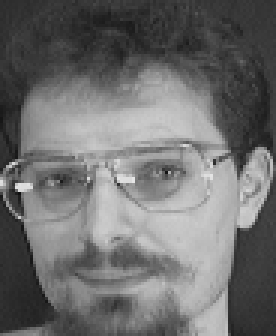
%> input picture att_faces/s17/6.pgm, 92 x 112 px (shown 3 times larger)
$ octave part_2.m   (GNU Octave 9; MATLAB toolbox functions it lacks are replaced by stand-ins)
%> lines starting %> are read from the running program, lines starting %| are printed output that depends on the picture; in (x1, y1, x2, y2) boxes, pixels count from 0 and x2, y2 are one past the last pixel; in counts of white or black regions, pixels touching at a corner belong together; the program's own positions count from 1
### findfeatures.m
function [result] = findfeatures(filename,dctlength)
%> called with filename = 'att_faces/s17/6.pgm', dctlength = 9
%--------------------------------------------------------------------
%
% function [result] = findfeatures(filename,dctlength)
% filename: example 's1.pgm'
% dctlength: length of desired dct
% example: [result]=findfeatures('s1.pgm',35);
%
%--------------------------------------------------------------------
% Read image
[ingresso]=imread(filename);
%> ingresso is the input picture: size 112x92 uint8; min 16, max 230, mean 110.3
Lout = dctlength;

% Do zig-zag scanning
[dimx,dimy] = size(ingresso);
%> dimx = 112; dimy = 92
dimprod     = dimx*dimy;
%> dimprod = 10304
zigzag = zeros(dimx,dimy);
ii = 1;
jj = 1;
zigzag(ii,jj) = 1;
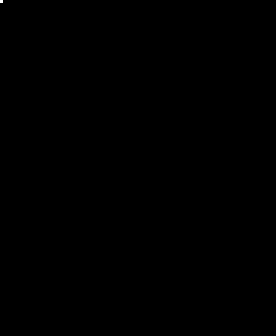
%> zigzag: size 112x92 double (shown 3 times larger); values 0 (black) and 1 (white), 0.01% white in thin lines or dots, all inside (x1, y1, x2, y2) = (0, 0, 1, 1)
slittox = 0;
slittoy = 1;
last    = 0;
cont    = 2;

while cont<dimprod
    if slittox == 1 && (ii+1)<=dimx
        ii = ii+1;
        jj = jj;
        zigzag(ii,jj)=cont;
        cont = cont+1;
        slittox = 0;
        last    = 1;
        continue;
    end
    if slittox == 1 && (ii+1)>dimx && (jj+1<=dimy)
        ii = ii;
        jj = jj+1;
        zigzag(ii,jj)=cont;
        cont = cont+1;
        slittox = 0;
        last    = 1;
        continue;
    end

    if slittoy == 1 && (jj+1)<=dimy
        ii = ii;
        jj = jj+1;
        zigzag(ii,jj)=cont;
        cont = cont+1;
        slittoy = 0;
        last    = 0;
        continue;
    end
    if slittoy == 1 && (jj+1)>dimy && (ii+1<=dimx)
        ii = ii+1;
        jj = jj;
        zigzag(ii,jj)=cont;
        cont = cont+1;
        slittoy = 0;
        last    = 0;
        continue;
    end

    if (slittox == 0 && slittoy == 0) && last == 1
        if ii-1>=1 && jj+1<=dimy
            ii=ii-1;
            jj=jj+1;
            zigzag(ii,jj)=cont;
            cont = cont+1;
            continue;
        else
            slittox = 0;
            slittoy = 1;
            continue;
        end
    end

    if (slittox == 0 && slittoy == 0) && last == 0
        if ii+1<=dimx && jj-1>=1
            ii=ii+1;
            jj=jj-1;
            zigzag(ii,jj)=cont;
            cont = cont+1;
            continue;
        else
            slittox = 1;
            slittoy = 0;
            continue;
        end
    end
end
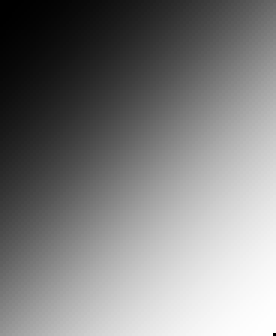
%> zigzag: size 112x92 double (shown 3 times larger); min 0, max 10303, mean 5151.5; drawn with min black and max white
%> after the loop, cont = 10304; ii = 112; jj = 91
zigzag(dimx,dimy)=dimprod;
%> zigzag: size 112x92 double; 0.01% of pixels changed, all inside (x1, y1, x2, y2) = (91, 111, 92, 112)
%--------------------------------------------------------------------------
%--------------------------------------------------------------------------
t                = dct2(ingresso);
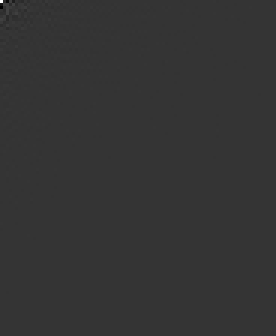
%> t: size 112x92 double (shown 3 times larger); min -2900.5, max 11198, mean 0.5; drawn with min black and max white
vettore_t        = t(:);
vettore_t_zigzag = zeros(size(vettore_t));
vettore_zigzag   = zigzag(:);
for ii=1:length(vettore_t)
    vettore_t_zigzag(vettore_zigzag(ii)) = vettore_t(ii);
end
result = vettore_t_zigzag(2:Lout+1);
%> result = [-547.4; -1692.1; -2900.5; 625.7; -2304; 556.9; 561.9; -138.4; -51.65]
%--------------------------------------------------------------------------
%--------------------------------------------------------------------------
%--------------------------------------------------------------------------

### part_2.m
clear all;
%close all;

vector_dim_9 = findfeatures('att_faces/s17/6.pgm', 9);
%> vector_dim_9 has the same summary as result in findfeatures
vector_dim_35 = findfeatures('att_faces/s17/6.pgm', 35);
%> vector_dim_35 = 35 values, max 781.3 at index 18, min -2900.5 at index 3, mean -153.5
vector_dim_100 = findfeatures('att_faces/s17/6.pgm', 100);
%> vector_dim_100 = 100 values, max 781.3 at index 18, min -2900.5 at index 3, mean -54.02

figure(1);
plot_person(vector_dim_9, vector_dim_35, vector_dim_100);
%> in plot_features, `y = output_features.';`: y = [-547.4 -1692.1 -2900.5 625.7 -2304 556.9 561.9 -138.4 -51.65]
sg = sgtitle('Subject 17 Picture 6 DCT Vector');
sg.FontSize = 20;
sg.FontWeight = 'bold';
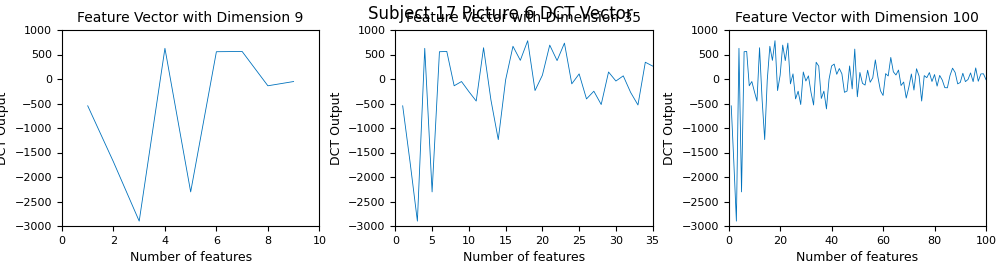
%> figure redrawn from the program's plot data, 3 panels; panel 2: curve peaks at x = 18, y = 781.3

% ------------------------

vector_dim_9 = findfeatures('att_faces/s18/6.pgm', 9);
%> call 4 of findfeatures, with filename = 'att_faces/s18/6.pgm', dctlength = 9
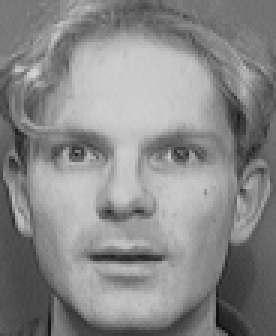
%> input picture att_faces/s18/6.pgm, 92 x 112 px (shown 3 times larger)
%> in findfeatures, ingresso is the input picture: size 112x92 uint8; min 12, max 210, mean 136.5
vector_dim_35 = findfeatures('att_faces/s18/6.pgm', 35);
vector_dim_100 = findfeatures('att_faces/s18/6.pgm', 100);

figure(2);
plot_person(vector_dim_9, vector_dim_35, vector_dim_100);
sg = sgtitle('Subject 18 Picture 6 DCT Vector');
sg.FontSize = 20;
sg.FontWeight = 'bold';
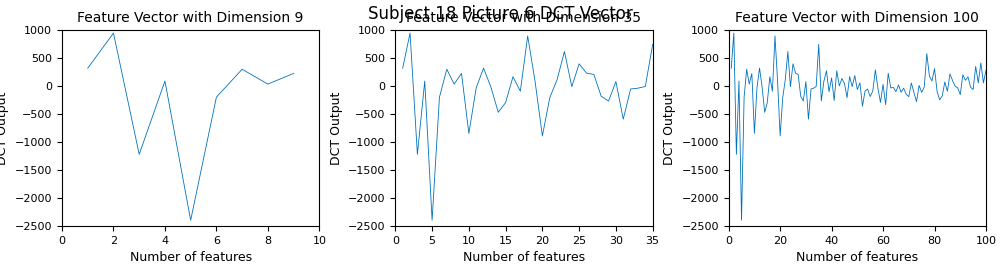
%> figure redrawn from the program's plot data, 3 panels; panel 2: curve peaks at x = 2, y = 945.3

function plot_person(vector_dim_9, vector_dim_35, vector_dim_100);
    subplot(1, 3, 1)
    plot_features(vector_dim_9);
    title('Feature Vector with Dimension 9');
    subplot(1, 3, 2)
    plot_features(vector_dim_35);
    title('Feature Vector with Dimension 35');
    subplot(1, 3, 3)
    plot_features(vector_dim_100);
    title('Feature Vector with Dimension 100');
end
% Given a dct of an image in the zigzag format (given by findfeaturs())
% Return plot of the feature vector vs its indices
function plot_features(output_features)
    t = 1:1:length(output_features);
    y = output_features.'; % transpose column vector to row vector
    plot(t,y);
    xlabel('Number of features');
    ylabel('DCT Output');
end
